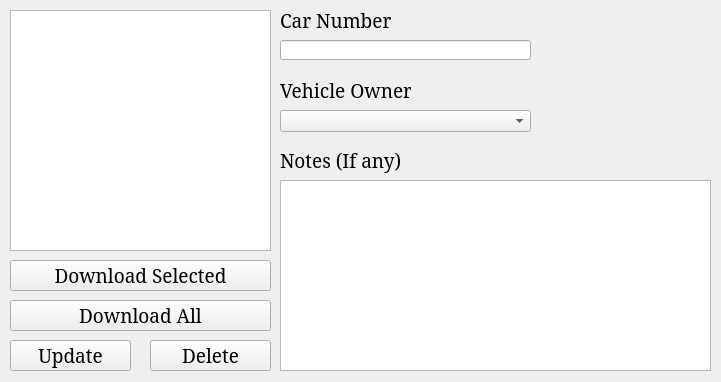
<?xml version="1.0" encoding="UTF-8"?>
<ui version="4.0">
 <class>UpdateCarWindow</class>
 <widget class="QMainWindow" name="UpdateCarWindow">
  <property name="windowModality">
   <enum>Qt::ApplicationModal</enum>
  </property>
  <property name="geometry">
   <rect>
    <x>0</x>
    <y>0</y>
    <width>721</width>
    <height>382</height>
   </rect>
  </property>
  <property name="windowTitle">
   <string>KB Roadways - Update Car</string>
  </property>
  <property name="windowIcon">
   <iconset>
    <normaloff>../__Assets/Logos/CompanyLogo.png</normaloff>../__Assets/Logos/CompanyLogo.png</iconset>
  </property>
  <widget class="QWidget" name="centralwidget">
   <widget class="QLabel" name="lblLogo">
    <property name="geometry">
     <rect>
      <x>540</x>
      <y>10</y>
      <width>171</width>
      <height>161</height>
     </rect>
    </property>
    <property name="acceptDrops">
     <bool>false</bool>
    </property>
    <property name="autoFillBackground">
     <bool>false</bool>
    </property>
    <property name="text">
     <string/>
    </property>
    <property name="pixmap">
     <pixmap>../__Assets/Logos/CompanyLogo.png</pixmap>
    </property>
    <property name="scaledContents">
     <bool>true</bool>
    </property>
   </widget>
   <widget class="QListWidget" name="lwCarList">
    <property name="geometry">
     <rect>
      <x>10</x>
      <y>10</y>
      <width>261</width>
      <height>241</height>
     </rect>
    </property>
   </widget>
   <widget class="QTextEdit" name="teNotes">
    <property name="geometry">
     <rect>
      <x>280</x>
      <y>180</y>
      <width>431</width>
      <height>191</height>
     </rect>
    </property>
    <property name="readOnly">
     <bool>false</bool>
    </property>
    <property name="acceptRichText">
     <bool>false</bool>
    </property>
   </widget>
   <widget class="QLabel" name="lblNotes">
    <property name="geometry">
     <rect>
      <x>280</x>
      <y>140</y>
      <width>121</width>
      <height>41</height>
     </rect>
    </property>
    <property name="font">
     <font>
      <family>Constantia</family>
      <pointsize>14</pointsize>
     </font>
    </property>
    <property name="text">
     <string>Notes (If any)</string>
    </property>
   </widget>
   <widget class="QLineEdit" name="leCarNumber">
    <property name="enabled">
     <bool>true</bool>
    </property>
    <property name="geometry">
     <rect>
      <x>280</x>
      <y>40</y>
      <width>251</width>
      <height>20</height>
     </rect>
    </property>
    <property name="text">
     <string/>
    </property>
    <property name="readOnly">
     <bool>false</bool>
    </property>
   </widget>
   <widget class="QPushButton" name="btnDownloadAll">
    <property name="enabled">
     <bool>true</bool>
    </property>
    <property name="geometry">
     <rect>
      <x>10</x>
      <y>300</y>
      <width>261</width>
      <height>31</height>
     </rect>
    </property>
    <property name="font">
     <font>
      <family>Constantia</family>
      <pointsize>14</pointsize>
     </font>
    </property>
    <property name="text">
     <string>Download All</string>
    </property>
   </widget>
   <widget class="QPushButton" name="btnDownloadSelected">
    <property name="enabled">
     <bool>true</bool>
    </property>
    <property name="geometry">
     <rect>
      <x>10</x>
      <y>260</y>
      <width>261</width>
      <height>31</height>
     </rect>
    </property>
    <property name="font">
     <font>
      <family>Constantia</family>
      <pointsize>14</pointsize>
     </font>
    </property>
    <property name="text">
     <string>Download Selected</string>
    </property>
   </widget>
   <widget class="QPushButton" name="btnUpdate">
    <property name="enabled">
     <bool>true</bool>
    </property>
    <property name="geometry">
     <rect>
      <x>10</x>
      <y>340</y>
      <width>121</width>
      <height>31</height>
     </rect>
    </property>
    <property name="font">
     <font>
      <family>Constantia</family>
      <pointsize>14</pointsize>
     </font>
    </property>
    <property name="text">
     <string>Update</string>
    </property>
   </widget>
   <widget class="QLabel" name="lblCarNumber">
    <property name="geometry">
     <rect>
      <x>280</x>
      <y>0</y>
      <width>111</width>
      <height>41</height>
     </rect>
    </property>
    <property name="font">
     <font>
      <family>Constantia</family>
      <pointsize>14</pointsize>
     </font>
    </property>
    <property name="text">
     <string>Car Number</string>
    </property>
   </widget>
   <widget class="QComboBox" name="cbVehicleOwners">
    <property name="geometry">
     <rect>
      <x>280</x>
      <y>110</y>
      <width>251</width>
      <height>22</height>
     </rect>
    </property>
   </widget>
   <widget class="QLabel" name="lblVehicleOwner">
    <property name="geometry">
     <rect>
      <x>280</x>
      <y>70</y>
      <width>131</width>
      <height>41</height>
     </rect>
    </property>
    <property name="font">
     <font>
      <family>Constantia</family>
      <pointsize>14</pointsize>
     </font>
    </property>
    <property name="text">
     <string>Vehicle Owner</string>
    </property>
   </widget>
   <widget class="QPushButton" name="btnDelete">
    <property name="enabled">
     <bool>true</bool>
    </property>
    <property name="geometry">
     <rect>
      <x>150</x>
      <y>340</y>
      <width>121</width>
      <height>31</height>
     </rect>
    </property>
    <property name="font">
     <font>
      <family>Constantia</family>
      <pointsize>14</pointsize>
     </font>
    </property>
    <property name="text">
     <string>Delete</string>
    </property>
   </widget>
  </widget>
 </widget>
 <tabstops>
  <tabstop>lwCarList</tabstop>
  <tabstop>btnDownloadSelected</tabstop>
  <tabstop>btnDownloadAll</tabstop>
  <tabstop>btnUpdate</tabstop>
  <tabstop>btnDelete</tabstop>
  <tabstop>leCarNumber</tabstop>
  <tabstop>cbVehicleOwners</tabstop>
  <tabstop>teNotes</tabstop>
 </tabstops>
 <resources/>
 <connections/>
</ui>
